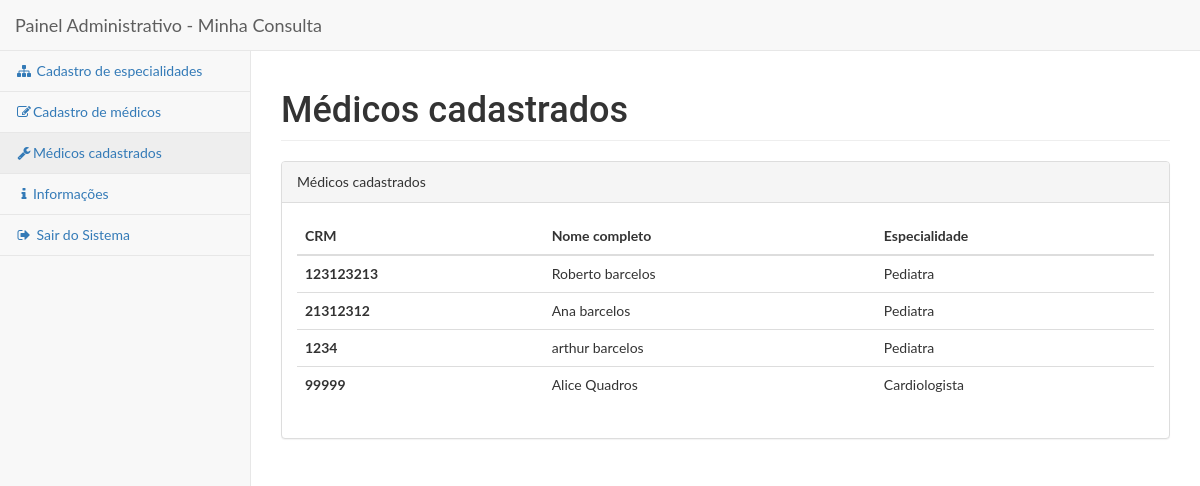
Page /admin/lista-medicos.php on the committed database.
### tables this page shows
CREATE TABLE `medicos` (
  `id_medico` int(10) UNSIGNED NOT NULL,
  `nome` varchar(255) NOT NULL,
  `sobrenome` varchar(255) NOT NULL,
  `crm` int(11) NOT NULL,
  `login` varchar(255) NOT NULL,
  `senha` varchar(255) NOT NULL,
  `perfil` varchar(255) NOT NULL
);

CREATE TABLE `especialidades` (
  `id_especialidade` int(10) UNSIGNED NOT NULL,
  `descricao` varchar(255) NOT NULL
);

### admin/funcoes_medico.php (called while the page is built, shortened)
<?php
function mostra_medico($conexao){
	$sql="SELECT nome,sobrenome, especialidades.descricao as especialidade,crm from medicos join medicos_especialidades using(id_medico) join especialidades using(id_especialidade);";
	$medicos=array();
	$resultado=mysqli_query($conexao,$sql);
	while($medico = mysqli_fetch_assoc($resultado)) {
        array_push($medicos, $medico);
    }
    return $medicos;
}
 ?>

### admin/lista-medicos.php (the view, shortened to what this page needs)
<?php include("nav-admin.php") ?>
<div id="page-wrapper">
	<div class="row">
		<div class="col-lg-12">
			<h1 class="page-header">Médicos cadastrados</h1>
		</div>
	</div>
	<div class="row">
		<div class="col-lg-12">
			<div class="panel panel-default">
				<div class="panel-heading">
					Médicos cadastrados
				</div>
				<div class="panel-body">
					<div class="row">
						<div class="col-lg-12">
							<div class="form-group texto-admin">
								<table class="table">
									<thead>
										<tr>
											<th scope="col">CRM</th>
											<th scope="col">Nome completo</th>
											<th scope="col">Especialidade</th>
										</tr>
									</thead>
									<tbody>
									<?php foreach ($medicos as $medico) {?>
										 	<tr>
											<th scope="row"><?=$medico['crm']?></th>
											<td><?=$medico['nome']?>&nbsp<?=$medico['sobrenome']?></td>
											<td><?=$medico['especialidade']?></td>
										</tr>
										<?php } ?>
									</tbody>
								</table>
							</div>
						</div>
					</div>
				</div>
			</div>
		</div>
	</div>
</div>
</div>
</body>
</html>

### admin/nav-admin.php (shortened to what this page needs)
<!DOCTYPE html>
<html lang="en">
<head>
    <link href="css/bootstrap.min.css" rel="stylesheet">
    <link href="css/sb-admin-2.min.css" rel="stylesheet">
    <link href="css/font-awesome/css/font-awesome.min.css" rel="stylesheet" type="text/css">
    <link rel="stylesheet" href="css/estilo.css">
    <?php
        require_once('funcoes_especialidades.php');
        require_once('funcoes_medico.php');
        $medicos=mostra_medico($conexao);
 ?>
</head>
<body>
    <div id="wrapper">
        <nav class="navbar navbar-default navbar-static-top" role="navigation" style="margin-bottom: 0">
            <div class="navbar-header">
                <a class="navbar-brand" href="dashboard.php">Painel Administrativo - Minha Consulta</a>
            </div>
            <div class="navbar-default sidebar" role="navigation">
                <div class="sidebar-nav navbar-collapse">
                    <ul class="nav" id="side-menu">
                        <li>
                            <a href="cadastro-especialidade.php"><i class="fa fa-sitemap fa-fw"></i> Cadastro de especialidades</a>
                        </li>
                        <li>
                            <a href="cadastro-medico.php"><i class="fa fa-edit fa-fw"></i>Cadastro de médicos</a>
                        </li>
                        <li>
                            <a href="lista-medicos.php"><i class="fa fa-wrench fa-fw"></i>Médicos cadastrados</a>
                        </li>
                        <li>
                            <a href="informacoes_adm.php"><i class="fa fa-info fa-fw"></i>Informações</a>
                        </li>
                        <li>
                            <a href="../home.php"><i class="fa fa-sign-out fa-fw"></i> Sair do Sistema</a>
                        </li>
                    </ul>
                </div>
            </div>
        </nav>

### admin/css/estilo.css (style rules this page uses)
body, html { height: 100%; margin: 0; padding: 0; font-family: "Lato", sans-serif; }
h1 { font-family: 'Roboto'; }

### rows in the picture
medicos: crm "123123213", nome "Roberto", sobrenome "barcelos", especialidades.descricao "Pediatra"
medicos: crm "21312312", nome "Ana", sobrenome "barcelos", especialidades.descricao "Pediatra"
medicos: crm "1234", nome "arthur", sobrenome "barcelos", especialidades.descricao "Pediatra"
medicos: crm "99999", nome "Alice", sobrenome "Quadros", especialidades.descricao "Cardiologista"
